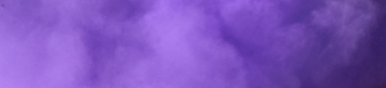
#> input picture colortest/test.png, 386 x 88 px
$ python 'colortest 2.py'
#> lines starting #> are read from the running program, lines starting #| are printed output that depends on the picture
import math
import numpy as np
from PIL import Image
from sys import getsizeof

np.set_printoptions(threshold=np.nan)
img = Image.open("test.png")
#> img is the input picture: PIL image 386x88 RGBA; mean R, G, B, A 124.5, 83.7, 188.7, 255
width, height = img.size
#> width = 386; height = 88
colorSpaces = img.split()

def createColorChannels(colorSpaces, height, width):

#> called with height = 88, width = 386
	redChannel, greenChannel, blueChannel, alphaChannel = [],[],[],[]
	redSpace, greenSpace, blueSpace, alphaSpace = colorSpaces[0], colorSpaces[1], colorSpaces[2], colorSpaces[3]
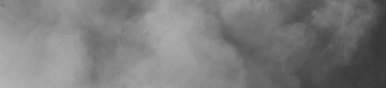
#> redSpace: PIL image 386x88 L; min 53, max 181, mean 124.5
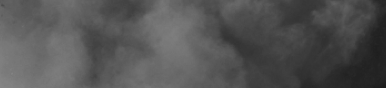
#> greenSpace: PIL image 386x88 L; min 27, max 133, mean 83.7
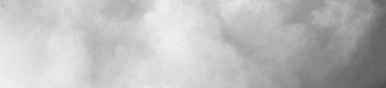
#> blueSpace: PIL image 386x88 L; min 79, max 240, mean 188.7
#> alphaSpace: PIL image 386x88 L; every value is 255

	for i in range(height): # O(n^2) Runtime
		for j in range(width):
			redChannel.append(redSpace.getpixel((j,i)))
			greenChannel.append(greenSpace.getpixel((j,i)))
			blueChannel.append(blueSpace.getpixel((j,i)))
			alphaChannel.append(alphaSpace.getpixel((j,i)))
#> after the loop, alphaChannel = 33968 items; blueChannel = 33968 items; greenChannel = 33968 items; redChannel = 33968 items

	fRedChannel = np.array(redChannel).reshape(width,height)
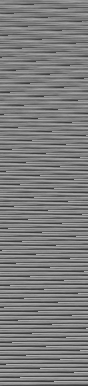
#> fRedChannel: shape (386, 88) int64; min 53, max 181, mean 124.5
	fGreenChannel = np.array(greenChannel).reshape(width,height)
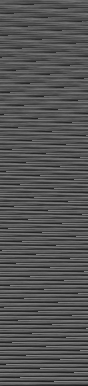
#> fGreenChannel: shape (386, 88) int64; min 27, max 133, mean 83.7
	fBlueChannel = np.array(blueChannel).reshape(width,height)
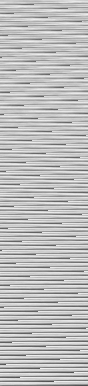
#> fBlueChannel: shape (386, 88) int64; min 79, max 240, mean 188.7
	fAlphaChannel = np.array(alphaChannel).reshape(width,height)
#> fAlphaChannel: shape (386, 88) int64; every value is 255

	return (fRedChannel, fGreenChannel, fBlueChannel, fAlphaChannel)


def findMinMaxRangeChannel(colorChannel):
	minValue, maxValue = np.amin(colorChannel), np.amax(colorChannel)
	return (minValue, maxValue, (maxValue - minValue))

# def searchForColorGradient():

def searchChannelForColor(colorChannel, colorValue):

	colorCoords = []
	for i in range(len(colorChannel[1])): # height
		for j in range(len(colorChannel[i])): #width
			if (colorChannel[j][i] == colorValue):
				colorCoords.append((j,i))

	return colorCoords


colorChannels = createColorChannels(colorSpaces, height, width)
neuList = colorChannels[0][0][:15]
#> neuList = [129, 129, 131, 127, 132, 133, 134, 135, 135, 136, 138, 138, 136, 133, 132]
#> (the run stopped early here; a loop or call above may not have finished)
